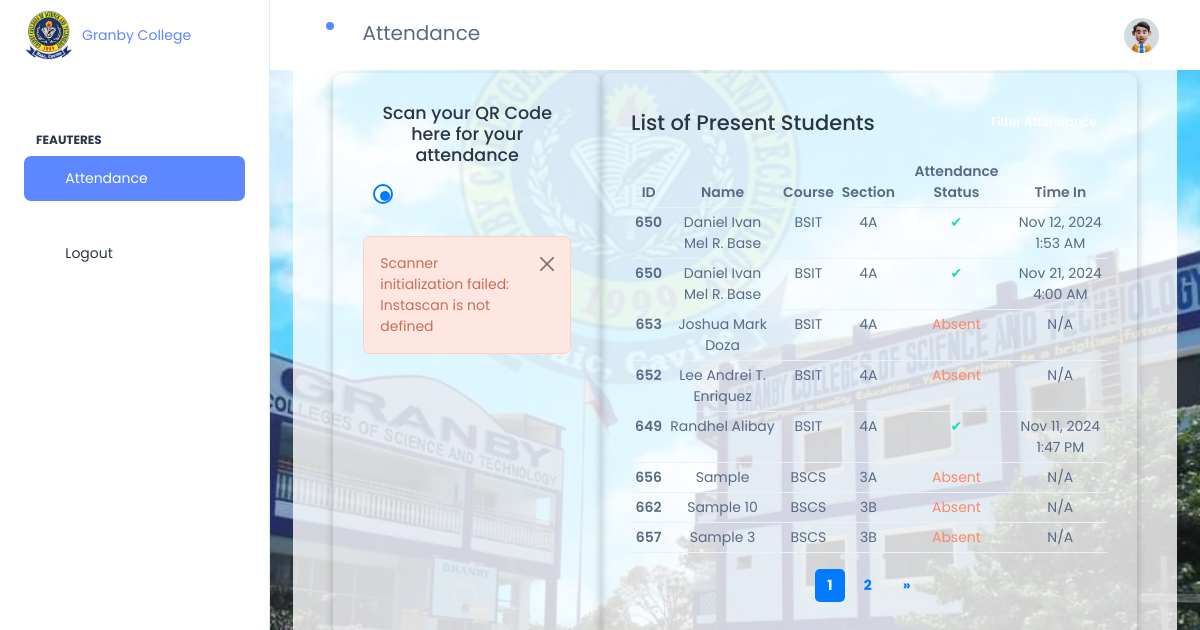
Screenshot of /html/attendance.php (signed in) with the database file from the repository.
### tables this page shows
CREATE TABLE `tbl_attendance` (
  `tbl_attendance_id` int(11) NOT NULL,
  `tbl_student_id` int(11) NOT NULL,
  `time_in` timestamp NOT NULL DEFAULT current_timestamp() ON UPDATE current_timestamp(),
  `attendance_date` date DEFAULT NULL,
  `time_out` datetime DEFAULT NULL
);

CREATE TABLE `tbl_student` (
  `tbl_student_id` int(11) NOT NULL,
  `student_name` varchar(255) NOT NULL,
  `generated_code` varchar(255) NOT NULL,
  `attendance_date` date DEFAULT NULL,
  `course` varchar(255) NOT NULL,
  `section` varchar(255) NOT NULL
);

### html/attendance.php (the view, shortened to what this page needs)
<!doctype html>
<html lang="en">
<head>
    <link rel="stylesheet" href="https://cdnjs.cloudflare.com/ajax/libs/sweetalert/1.1.3/sweetalert.min.css">
    <link rel="stylesheet" href="../assets/css/styles.min.css" />
    <link rel="stylesheet" href="https://cdnjs.cloudflare.com/ajax/libs/sweetalert/1.1.3/sweetalert.min.css">
</head>
<body>
    <div class="page-wrapper" id="main-wrapper" data-layout="vertical" data-navbarbg="skin6" data-sidebartype="full"
        data-sidebar-position="fixed" data-header-position="fixed">
        <aside class="left-sidebar">
            <div>
                <div class="brand-logo d-flex align-items-center justify-content-between">
                    <a href="attendance.php" class="text-nowrap logo-img d-flex align-items-center">
                        <img src="../assets/images/logos/image1.png" width="50" alt="" />
                        <span class="ms-2">Granby College</span>
                    </a>
                </div>
                <nav class="sidebar-nav scroll-sidebar" data-simplebar="">
                    <ul id="sidebarnav">
                        <li class="nav-small-cap">
                        </li>
                        <li class="nav-small-cap">
                            <span class="hide-menu">FEAUTERES</span>
                        </li>
                        <li class="sidebar-item">
                            <a class="sidebar-link" href="./attendance.php" aria-expanded="false">
                                <span>
                                    <i class="ti ti-article"></i>
                                </span>
                                <span class="hide-menu">Attendance</span>
                            </a>
                        </li>
                        <li class="nav-small-cap">
                        </li>
                        <li class="sidebar-item">
                            <a class="sidebar-link" href="logout.php" aria-expanded="false">
                                <span>
                                    <i class="ti ti-logout"></i>
                                </span>
                                <span class="hide-menu">Logout</span>
                            </a>
                        </li>
                    </ul>
                </nav>
            </div>
        </aside>
        <div class="body-wrapper">
            <header class="app-header">
                <nav class="navbar navbar-expand-lg navbar-light">
                    <ul class="navbar-nav">
                        <li class="nav-item">
                            <a class="nav-link nav-icon-hover" href="javascript:void(0)">
                                <i class="ti ti-bell-ringing"></i>
                                <div class="notification bg-primary rounded-circle"></div>
                            </a>
                        </li>
                        <li style="display: flex;align-items: center;padding-top: 12px;font-size: 20px;margin-left: 20px;" class="nav-item">
                            <p>Attendance</p>
                        </li>
                    </ul>
                    <div class="navbar-collapse justify-content-end px-0" id="navbarNav">
                        <ul class="navbar-nav flex-row ms-auto align-items-center justify-content-end">
                            <li class="nav-item dropdown">
                                <a class="nav-link nav-icon-hover" href="javascript:void(0)" id="drop2"
                                    data-bs-toggle="dropdown" aria-expanded="false">
                                    <img src="../assets/images/profile/user-1.jpg" alt="" width="35" height="35"
                                        class="rounded-circle">
                                </a>
                            </li>
                        </ul>
                    </div>
                </nav>
            </header>
            <div class="container-fluid">
            </div>
            <div class="main">
                <div class="attendance-container row">
               <div class="qr-container col-4">
    <div class="scanner-con">
        <h5 class="text-center">Scan your QR Code here for your attendance</h5>
        <button id="toggle-camera" class="btn" onclick="toggleCamera()">
            <span id="camera-icon" class="icon-open"></span>
        </button>
    </div>
    <div id="message-container" class="mt-3" style="display: none;">
        <div class="alert alert-dismissible fade show" role="alert">
            <span id="message-text"></span>
            <button type="button" class="btn-close" data-bs-dismiss="alert" aria-label="Close"></button>
        </div>
    </div>
</div>
                    <div class="attendance-list col-8">
                        <div class="d-flex justify-content-between align-items-center mb-3">
                            <h4 class="mb-0">List of Present Students</h4>
                            <button class="btn btn-primary btn-sm" data-bs-toggle="modal"
                                data-bs-target="#filterModal">Filter Attendance</button>
                        </div>
                        <div class="table-container table-responsive">
                            <div class="table-container table-responsive">
                                <div class="table-container table-responsive">
                                    <table class="table text-center table-sm" id="attendanceTable">
                                        <thead>
                                            <tr>
                                                <th>ID</th>
                                                <th>Name</th>
                                                <th>Course</th>
                                                <th>Section</th>
                                                <th>Attendance Status</th>
                                                <th>Time In</th>
                                            </tr>
                                        </thead>
                                        <tbody>
                                            <?php
                                            include('./conn/conn.php');
                                            $recordsPerPage = 8;
                                            $currentPage = isset($_GET['page']) ? (int)$_GET['page'] : 1;
                                            $offset = ($currentPage - 1) * $recordsPerPage;
                                            $query = "
            SELECT s.tbl_student_id, s.student_name, s.course, s.section, a.time_in
            FROM tbl_student s
            LEFT JOIN tbl_attendance a ON s.tbl_student_id = a.tbl_student_id
            WHERE 1=1
        ";
                                            $query .= " ORDER BY s.student_name ASC LIMIT :offset, :recordsPerPage";
                                            $stmt = $conn->prepare($query);
                                            $stmt->bindValue(':offset', $offset, PDO::PARAM_INT);
                                            $stmt->bindValue(':recordsPerPage', $recordsPerPage, PDO::PARAM_INT);
                                            $stmt->execute();
                                            $students = $stmt->fetchAll();
                                            $totalCountQuery = "
            SELECT COUNT(*)
            FROM tbl_student s
            LEFT JOIN tbl_attendance a ON s.tbl_student_id = a.tbl_student_id
            WHERE 1=1
        ";
                                            $totalCountStmt = $conn->prepare($totalCountQuery);
                                            $totalCountStmt->execute();
                                            $totalRecords = $totalCountStmt->fetchColumn();
                                            $totalPages = ceil($totalRecords / $recordsPerPage);
                                            if (empty($students)) {
                                                echo "<tr><td colspan='6'>No students found.</td></tr>";
                                            } else {
                                                foreach ($students as $student) {
                                                    $studentID = $student["tbl_student_id"];
                                                    $studentName = htmlspecialchars($student["student_name"]);
                                                    $course = htmlspecialchars($student["course"]);
                                                    $section = htmlspecialchars($student["section"]);
                                                    $timeIn = $student["time_in"];
                                                    $isPresent = !empty($timeIn);
                                                    $formattedTimeIn = $isPresent ? (new DateTime($timeIn))->format("M d, Y g:i A") : "N/A";
                                            ?>
                                                    <tr id="student-<?= $studentID ?>">
                                                        <th scope="row"><?= $studentID ?></th>
                                                        <td><?= $studentName ?></td>
                                                        <td><?= $course ?></td>
                                                        <td><?= $section ?></td>
                                                        <td class="attendance-status">
                                                            <?php if ($isPresent): ?>
                                                                <span class="text-success">&#10004;</span>
                                                            <?php else: ?>
                                                                <span class="text-danger">Absent</span>
                                                            <?php endif; ?>
                                                        </td>
                                                        <td><?= $formattedTimeIn ?></td>
                                                    </tr>
                                            <?php
                                                }
                                            }
                                            ?>
                                        </tbody>
                                    </table>
                                </div>
                                <nav aria-label="Page navigation">
                                    <ul class="pagination justify-content-center">
                                        <?php
                                        $queryParams = [];
                                        function buildUrl($page, $params = [])
                                        {
                                            $params['page'] = $page;
                                            return '?' . http_build_query($params);
                                        }
                                        ?>
                                        <?php for ($i = 1; $i <= $totalPages; $i++): ?>
                                            <li class="page-item <?= $i == $currentPage ? 'active' : '' ?>">
                                                <a class="page-link" href="<?= buildUrl($i, $queryParams) ?>"><?= $i ?></a>
                                            </li>
                                        <?php endfor; ?>
                                        <?php if ($currentPage < $totalPages): ?>
                                            <li class="page-item">
                                                <a class="page-link" href="<?= buildUrl($currentPage + 1, $queryParams) ?>" aria-label="Next">
                                                    <span aria-hidden="true">&raquo;</span>
                                                </a>
                                            </li>
                                        <?php endif; ?>
                                    </ul>
                                </nav>
                            </div>
                        </div>
                    </div>
                </div>
            </div>
        </div>
</body>
</html>
</body>
</html>

### html/attendance.php (style rules this page uses)
.pagination { display: flex; gap: 8px; justify-content: center; padding: 0; list-style: none; }
.page-item { display: inline-block; }
.page-link { color: #007bff; font-weight: bold; padding: 6px 12px; border: none; background: none; }
.page-item.active .page-link { color: white; background-color: #007bff; border-radius: 5px; }
* { margin: 0; padding: 0; font-family: 'Poppins', sans-serif; }
body { background-image: url('image/granby.jpg'); background-attachment: fixed; background-repeat: no-repeat; background-size: cover; }
.main { display: flex; justify-content: center; align-items: center; height: 95vh; }
.attendance-container { height: 120%; width: 95%; border-radius: 20px; padding: 40px; background-color: rgba(255, 255, 255, 0.8); }
.attendance-container>div { box-shadow: rgba(0, 0, 0, 0.24) 0px 3px 8px; border-radius: 10px; padding: 30px; }
.btn { padding: 10px; background-color: transparent; border: none; cursor: pointer; }
.icon-open, .icon-close { width: 20px; height: 20px; background-color: transparent; border: 2px solid #007bff; border-radius: 50%; display: inline-block; position: relative; }
.icon-open::before { content: ''; position: absolute; top: 5px; left: 5px; width: 10px; height: 10px; border-radius: 50%; background-color: #007bff; }

### rows the page displays
tbl_attendance: tbl_student.tbl_student_id "650", tbl_student.student_name "Daniel Ivan Mel R. Base", tbl_student.course "BSIT", tbl_student.section "4A", time_in "Nov 12, 2024 1:53 AM"
tbl_attendance: tbl_student.tbl_student_id "650", tbl_student.student_name "Daniel Ivan Mel R. Base", tbl_student.course "BSIT", tbl_student.section "4A", time_in "Nov 21, 2024 4:00 AM"
tbl_student: tbl_student_id "653", student_name "Joshua Mark Doza", course "BSIT", section "4A", shows "Absent", formattedTimeIn "N/A"
tbl_student: tbl_student_id "652", student_name "Lee Andrei T. Enriquez", course "BSIT", section "4A", shows "Absent", formattedTimeIn "N/A"
tbl_attendance: tbl_student.tbl_student_id "649", tbl_student.student_name "Randhel Alibay", tbl_student.course "BSIT", tbl_student.section "4A", time_in "Nov 11, 2024 1:47 PM"
tbl_student: tbl_student_id "656", student_name "Sample", course "BSCS", section "3A", shows "Absent", formattedTimeIn "N/A"
tbl_student: tbl_student_id "662", student_name "Sample 10", course "BSCS", section "3B", shows "Absent", formattedTimeIn "N/A"
tbl_student: tbl_student_id "657", student_name "Sample 3", course "BSCS", section "3B", shows "Absent", formattedTimeIn "N/A"
